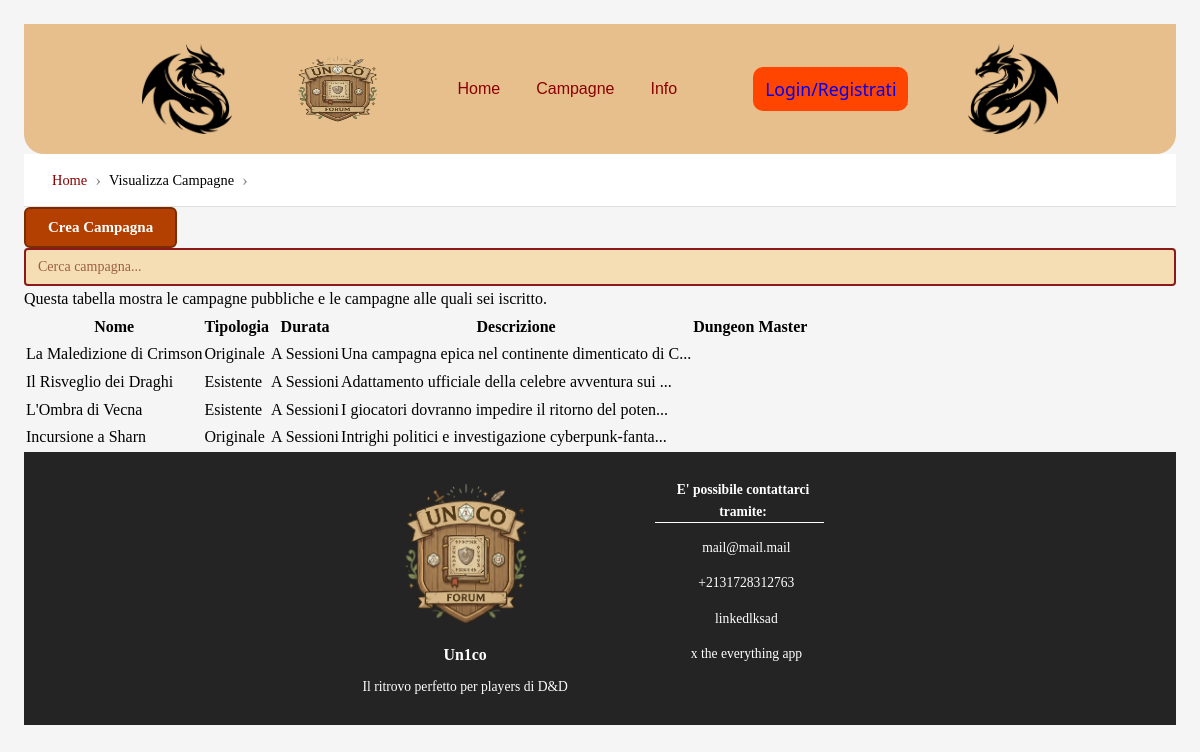
The page /campagne on the database as committed earlier.
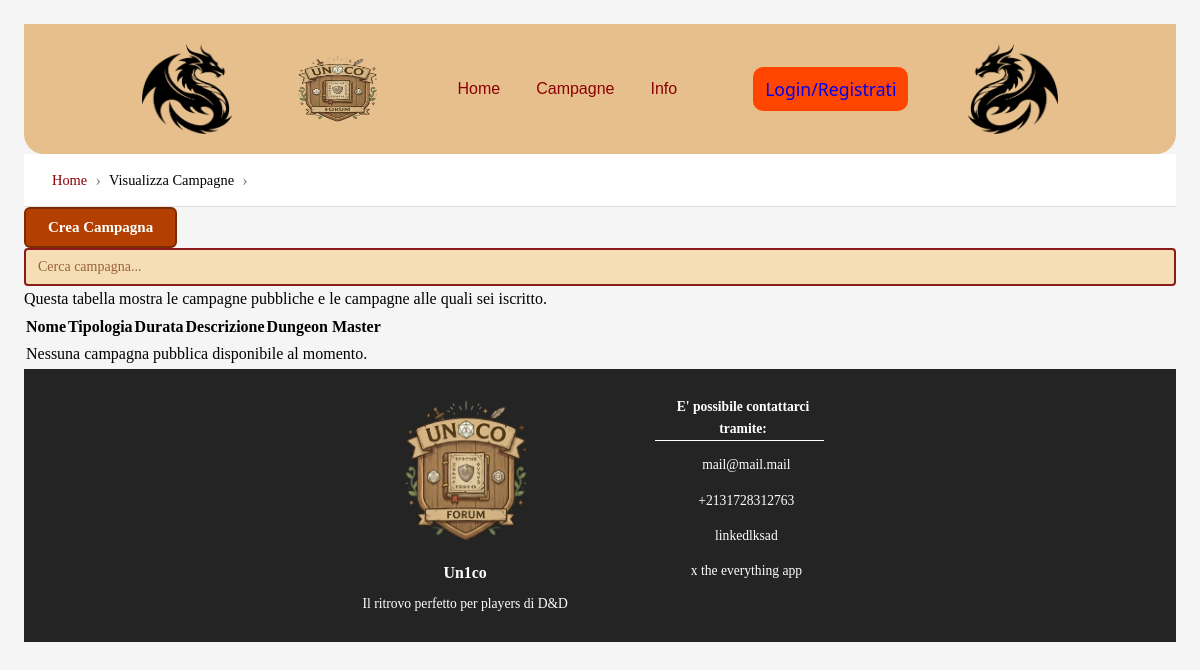
The same page on the database as committed later.
### tables this page shows
create table Campagna (
    codice_campagna varchar(16) not null,
    nome varchar(255) not null,
    tipologia ENUM('Esistente', 'Originale') not null,
    durata ENUM('One Shot', 'A Sessioni') not null,
    descrizione text not null,
    dungeon_master varchar(255) not null,
    visibilita boolean not null,
    primary key (codice_campagna),
    foreign key (dungeon_master) references Utente(username) on delete cascade
);

### src/PHP/Queries/Queries.php (called while the page is built, shortened)
<?php
function getCampagnePubbliche(): ?array
{
    $query = "SELECT * FROM Campagna WHERE visibilita = true";
    try {
        $connection = DBAccess::getInstance();
        $stmt = $connection->prepare($query);
        $stmt->execute();
        $result = $stmt->get_result();
        if ($result->num_rows === 0) {
            return null;
        }
        return $result->fetch_all(MYSQLI_ASSOC);
    } catch (mysqli_sql_exception $e) {
        error_log("Errore DB durante il caricamento campagne pubbliche: " . $e->getMessage());
        throw new DatabaseError("Si è verificato un errore nel caricamento dei dati.");
    }
}

### src/PHP/Pages/lista_campagne.php (the view, shortened to what this page needs)
<?php
require_once BASE_PATH . "/src/PHP/Helper/Helper.php";
require_once BASE_PATH . "/src/PHP/Queries/Queries.php";
$titolo = 'Lista delle campagne';
$descrizione = 'Guarda le campagne pubbliche e quelle a cui partecipi';
$keywords = 'campagne, gioco, unisciti, scopri, disponibili';
$page = file_get_contents(BASE_PATH . "/src/HTML/structure/lista_campagne.html");
try{
$campagne = getCampagnePubbliche();
$rowsHtml = '';
if ($campagne && count($campagne) > 0 ) {
    foreach ($campagne as $campagna) {
        $introDescrizione = strlen($campagna['descrizione']) > 50
            ? substr($campagna['descrizione'], 0, 50) . '...'
            : $campagna['descrizione'];
        $codiceCampagna = htmlspecialchars($campagna['codice_campagna'], ENT_QUOTES, 'UTF-8');
        $rowsHtml .= '<tr onclick="window.location.href=\'/scheda_campagna?codice=' . $codiceCampagna . '\'" style="cursor: pointer;">';
        $rowsHtml .= '<td>' . htmlspecialchars($campagna['nome']) . '</td>';
        $rowsHtml .= '<td>' . htmlspecialchars($campagna['tipologia']) . '</td>';
        $rowsHtml .= '<td>' . htmlspecialchars($campagna['durata']) . '</td>';
        $rowsHtml .= '<td>' . htmlspecialchars($introDescrizione) . '</td>';
        $rowsHtml .= '</tr>';
    }
} else {
    $rowsHtml = '<tr><td colspan="5">Nessuna campagna pubblica disponibile al momento.</td></tr>';
}
} catch (Exception $e) {
    $rowsHtml = '<tr><td colspan="5">Errore nel caricamento delle campagne.</td></tr>';
}
$page = str_replace('{{CAMPAGNE_ROWS}}', $rowsHtml, $page);
$header = headerPlaceholder($titolo, $descrizione, $keywords, "lista_campagne");
$footer = file_get_contents(BASE_PATH . "/src/HTML/template/footer.html");
$content = $header . $page . $footer;
echo $content;

Rows that differ between the two databases and show on the page:
no longer on this page (row edited): campagna: nome "La Maledizione di Crimson", tipologia "Originale", durata "A Sessioni", descrizione "Una campagna epica nel continente dimenticato di C..."
no longer on this page (row edited): campagna: nome "Il Risveglio dei Draghi", tipologia "Esistente", durata "A Sessioni", descrizione "Adattamento ufficiale della celebre avventura sui ..."
no longer on this page (row edited): campagna: nome "L'Ombra di Vecna", tipologia "Esistente", durata "A Sessioni", descrizione "I giocatori dovranno impedire il ritorno del poten..."
no longer on this page (row edited): campagna: nome "Incursione a Sharn", tipologia "Originale", durata "A Sessioni", descrizione "Intrighi politici e investigazione cyberpunk-fanta..."
Other text that changed with them:
text now shown: "Nessuna campagna pubblica disponibile al momento."
